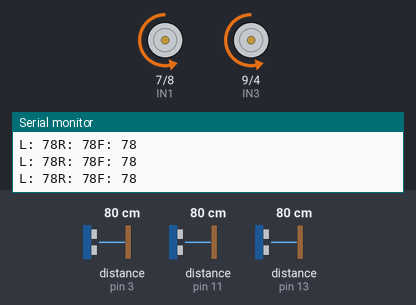
The sketch below on a simulated Arduino Uno, built with avr-gcc and run on an emulated ATmega328P. On the bench: motor-driver pin pairs drawn as motors (green arrow = first pin HIGH = forward, orange = second pin HIGH = backward, longer = more drive, scaled by the enable pin), the last lines printed to the serial monitor. Wiring (inferred from the names in the program): 3 × ultrasonic range finder: trigger pin 2, echo pin 3 / trigger pin 10, echo pin 11 / trigger pin 12, echo pin 13. Inputs (shaded band) come from the test bench; at power-on: distance to the obstacle (sensors on pin 11, pin 3, pin 13) 80 cm. The echo pulse lasts 58.3 µs per cm.

Above: at 1.2 s.
1.3 s: distance to the obstacle (sensor on pin 11) set to 2 cm
At 2.0 s:
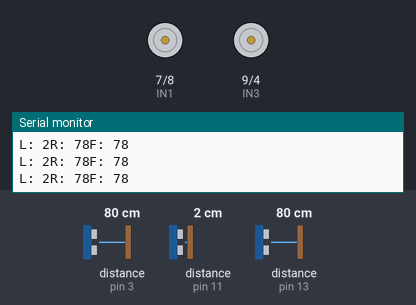
2.9 s: distance to the obstacle (sensor on pin 11) set to 9 cm
4.4 s: distance to the obstacle (sensor on pin 11) set to 13 cm
At 4.8 s:
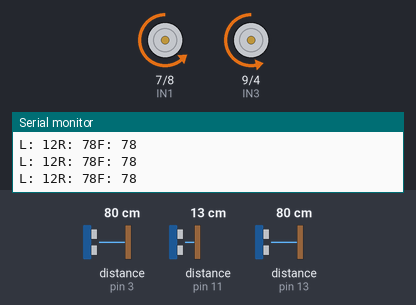
5.9 s: distance to the obstacle (sensor on pin 11) set to 250 cm
At 6.6 s:
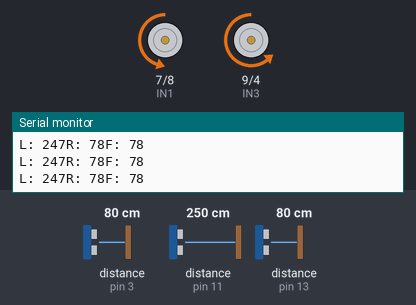
7.4 s: distance to the obstacle (sensor on pin 11) set to 18 cm
At 8.8 s:
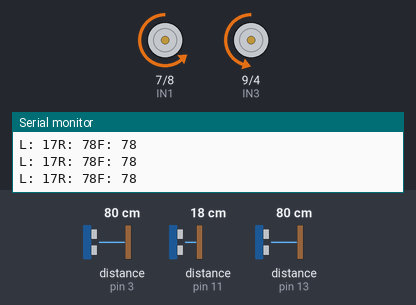
Timing chart, 0 to 10.4 s (numbered marks = the images above; inputs shaded):
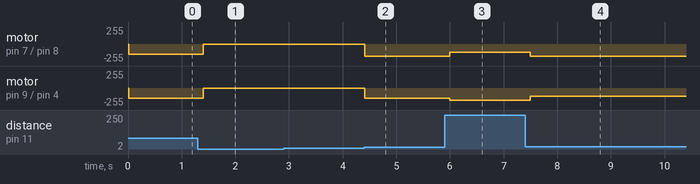

The sketch:

elegoocarfinal.ino
```cpp
// Ultrasonic configuration
// Motor pins
int ENA = 5;
int ENB = 6;
int IN1 = 7;
int IN2 = 8;
int IN3 = 9;
int IN4 = 4;

// Ultrasonic sensors
const int trigLeft = 10;
const int echoLeft = 11;
const int trigRight = 12;
const int echoRight = 13;


const int trigFront = 2;
const int echoFront = 3;

long durationLeft, durationRight, durationFront;
int distLeft, distRight, distFront;

void setup() {
  Serial.begin(9600);

  pinMode(trigLeft, OUTPUT);
  pinMode(echoLeft, INPUT);
  pinMode(trigRight, OUTPUT);
  pinMode(echoRight, INPUT);

  pinMode(trigFront, OUTPUT);
  pinMode(echoFront, INPUT);

  pinMode(ENA, OUTPUT);
  pinMode(ENB, OUTPUT);
  pinMode(IN1, OUTPUT);
  pinMode(IN2, OUTPUT);
  pinMode(IN3, OUTPUT);
  pinMode(IN4, OUTPUT);
}

// --- measure distance ---
int getDistance(int trigPin, int echoPin) {
  digitalWrite(trigPin, LOW);
  delayMicroseconds(2);
  digitalWrite(trigPin, HIGH);
  delayMicroseconds(10);
  digitalWrite(trigPin, LOW);
  long duration = pulseIn(echoPin, HIGH, 30000);
  if (duration == 0) return 999;
  return duration * 0.034 / 2;
}

void loop() {
  distLeft = getDistance(trigLeft, echoLeft);
  distRight = getDistance(trigRight, echoRight);
  distFront = getDistance(trigFront, echoFront);

  Serial.print("L: "); Serial.print(distLeft);
  Serial.print("R: "); Serial.print(distRight);
  Serial.print("F: "); Serial.println(distFront);


  // normal behavior
  if (distLeft > 10 && distRight > 10) {
    adjustDirection(distLeft, distRight);
  } else {
    stopCar();
  }

  delay(100);
}

// --- adjust direction ---
void adjustDirection(int left, int right) {
  int baseSpeed = 150;
  int diff = left - right;

  if (abs(diff) < 5) {
    moveBackward(baseSpeed, baseSpeed);
  } else if (diff > 0) {
    moveBackward(baseSpeed - 30, baseSpeed + 30);
  } else {
    moveBackward(baseSpeed + 30, baseSpeed - 30);
  }
}

// --- motor control ---
void moveBackward(int leftSpeed, int rightSpeed) {
  digitalWrite(IN1, LOW);
  digitalWrite(IN2, HIGH);
  digitalWrite(IN3, LOW);
  digitalWrite(IN4, HIGH);
  analogWrite(ENA, leftSpeed);
  analogWrite(ENB, rightSpeed);
}
// --- stop ---
void stopCar() {
  analogWrite(ENA, 0);
  analogWrite(ENB, 0);
}
```

Measured:
- the behaviour switches between 11 and 12 cm on distance to the obstacle (sensor on pin 11) (found by bisection; images 1 and 2)
- after the input at 1.3 s, motor on pin 7 (IN1) / pin 8 (IN2), motor on pin 9 (IN3) / pin 4 (IN4): backward 150/255 → stopped after 0.10 s
- after the input at 4.4 s, motor on pin 7 (IN1) / pin 8 (IN2): stopped → backward 180/255 at once; motor on pin 9 (IN3) / pin 4 (IN4): stopped → backward 150/255 at once
- after the input at 5.9 s, motor on pin 7 (IN1) / pin 8 (IN2): backward 180/255 → backward 120/255 after 0.10 s; motor on pin 9 (IN3) / pin 4 (IN4): backward 150/255 → backward 180/255 after 0.10 s
- after the input at 7.4 s, motor on pin 7 (IN1) / pin 8 (IN2): backward 120/255 → backward 180/255 after 0.10 s; motor on pin 9 (IN3) / pin 4 (IN4): backward 180/255 → backward 120/255 after 0.10 s
